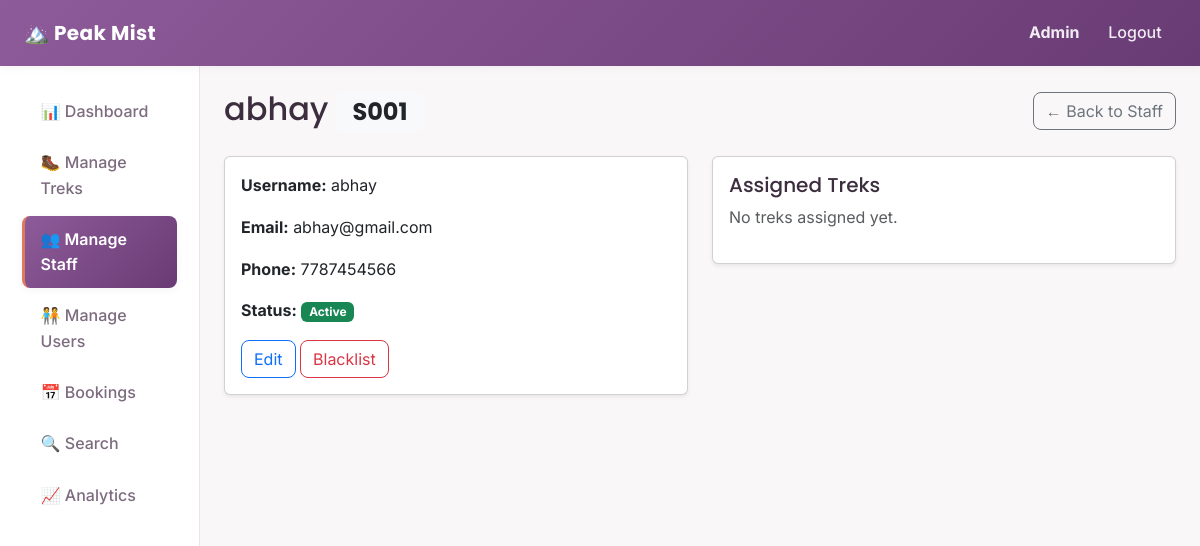
/admin/staff/3 (signed in), run on an earlier commit of the app's database.
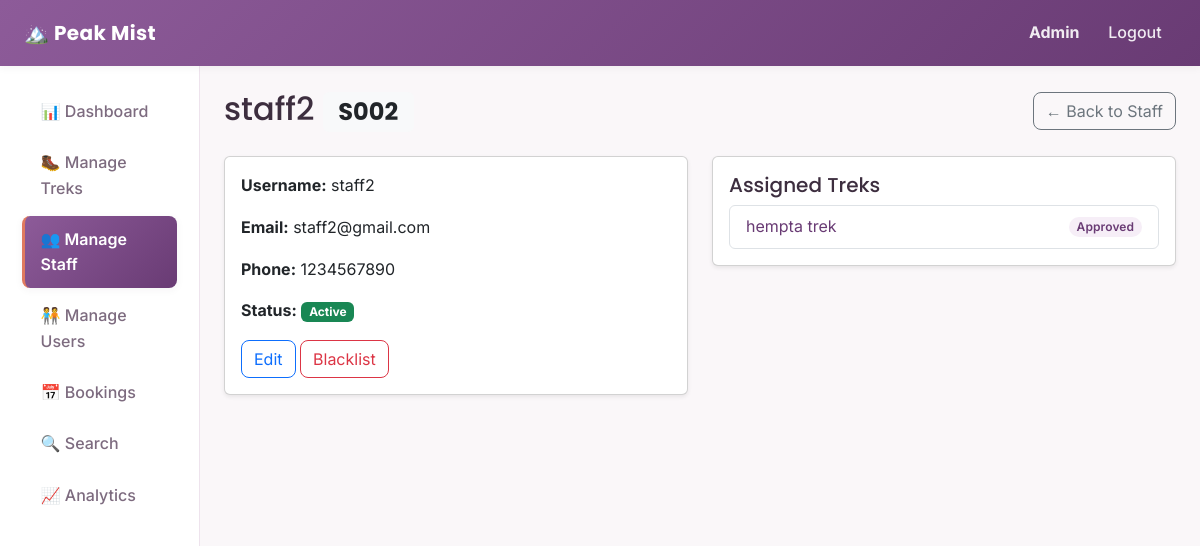
And on a later commit of the database.
### backend/models.py (models this page shows, shortened)
class User(db.Model, UserMixin):
    __tablename__ = "users"
    id = db.Column(db.Integer, primary_key=True)
    username = db.Column(db.String(80), unique=True, nullable=False)
    password_hash = db.Column(db.String(200), nullable=False)
    full_name = db.Column(db.String(120), nullable=False)
    email = db.Column(db.String(120), unique=True, nullable=False)
    phone = db.Column(db.String(20), nullable=True)
    role = db.Column(db.String(20), nullable=False, default="user")
    is_blacklisted = db.Column(db.Boolean, default=False, nullable=False)
    created_at = db.Column(db.DateTime, default=datetime.utcnow)
    staff_profile = db.relationship(
        "StaffProfile",
        backref="user",
        uselist=False,
        cascade="all, delete-orphan"
    )
    bookings = db.relationship(
        "Booking",
        backref="user",
        cascade="all, delete-orphan"
    )

class StaffProfile(db.Model):
    __tablename__ = "staff_profiles"
    id = db.Column(db.Integer, primary_key=True)
    user_id = db.Column(db.Integer, db.ForeignKey("users.id"), nullable=False)
    status = db.Column(db.String(20), default="pending")
    assigned_treks = db.relationship("Trek", backref="staff", lazy=True)
    @property
    def display_id(self):
        return f"S{self.id:03d}"

class Trek(db.Model):
    __tablename__ = "treks"
    id = db.Column(db.Integer, primary_key=True)
    name = db.Column(db.String(120), nullable=False)
    location = db.Column(db.String(120), nullable=False)
    difficulty = db.Column(db.String(20), nullable=False)
    duration_days = db.Column(db.Integer, nullable=False)
    total_slots = db.Column(db.Integer, nullable=False)
    available_slots = db.Column(db.Integer, nullable=False)
    staff_id = db.Column(db.Integer, db.ForeignKey("staff_profiles.id"), nullable=True)
    status = db.Column(db.String(20), nullable=False, default="Pending")
    start_date = db.Column(db.Date, nullable=False)
    end_date = db.Column(db.Date, nullable=False)
    description = db.Column(db.Text, nullable=True)
    safety_info = db.Column(db.Text, nullable=True)
    image_filename = db.Column(db.String(200), nullable=True)
    created_at = db.Column(db.DateTime, default=datetime.utcnow)
    bookings = db.relationship(
        "Booking",
        backref="trek",
        cascade="all, delete-orphan"
    )

### backend/routes.py (the view)
@admin_bp.route("/staff/<int:user_id>")
@login_required
@role_required("admin")
def staff_detail(user_id):
    staff_user = User.query.filter_by(id=user_id, role="staff").first_or_404()
    return render_template("admin/staff_detail.html", staff=staff_user)

### backend/routes.py (called while the page is built)
def role_required(*allowed_roles):
    def decorator(view_function):
        @wraps(view_function)
        def wrapped_view(*args, **kwargs):
            if current_user.role not in allowed_roles:
                abort(403)
            return view_function(*args, **kwargs)
        return wrapped_view
    return decorator

### templates/admin/staff_detail.html (shortened to what this page needs)
{% extends "layout_dashboard.html" %}
{% import "admin/_status_badge.html" as badges %}
{% set active_page = 'staff' %}
{% block content %}
<div class="d-flex justify-content-between align-items-center mb-4">
    <h2 class="mb-0">{{ staff.full_name }} <span class="badge bg-light text-dark">{{ staff.staff_profile.display_id }}</span></h2>
    <a href="{{ url_for('admin.staff_list') }}" class="btn btn-outline-secondary">&larr; Back to Staff</a>
</div>
<div class="row">
    <div class="col-md-6">
        <div class="card shadow-sm mb-4">
            <div class="card-body">
                <p><strong>Username:</strong> {{ staff.username }}</p>
                <p><strong>Email:</strong> {{ staff.email }}</p>
                <p><strong>Phone:</strong> {{ staff.phone or "-" }}</p>
                <p>
                    <strong>Status:</strong>
                    {% if staff.is_blacklisted %}
                        <span class="badge bg-danger">Blacklisted</span>
                    {% else %}
                        <span class="badge bg-success">Active</span>
                    {% endif %}
                </p>
                <a href="{{ url_for('admin.edit_staff', user_id=staff.id) }}" class="btn btn-outline-primary">Edit</a>
                <form method="POST" action="{{ url_for('admin.toggle_blacklist', user_id=staff.id) }}" class="d-inline">
                    {% if staff.is_blacklisted %}
                        <button type="submit" class="btn btn-outline-success">Un-blacklist</button>
                    {% else %}
                        <button type="submit" class="btn btn-outline-danger">Blacklist</button>
                    {% endif %}
                </form>
            </div>
        </div>
    </div>
    <div class="col-md-6">
        <div class="card shadow-sm">
            <div class="card-body">
                <h5>Assigned Treks</h5>
                {% if staff.staff_profile and staff.staff_profile.assigned_treks %}
                    <ul class="list-group">
                        {% for trek in staff.staff_profile.assigned_treks %}
                        <li class="list-group-item d-flex justify-content-between align-items-center">
                            <a href="{{ url_for('admin.trek_details', trek_id=trek.id) }}">{{ trek.name }}</a>
                            {{ badges.status_badge(trek.status) }}
                        </li>
                        {% endfor %}
                    </ul>
                {% else %}
                    <p class="text-muted">No treks assigned yet.</p>
                {% endif %}
            </div>
        </div>
    </div>
</div>
{% endblock %}

### templates/admin/_status_badge.html
{% macro status_badge(status) %}
    <span class="badge badge-{{ status|lower }}">{{ status }}</span>
{% endmacro %}

What changed in the data, as far as the page shows it:
no longer on this page (row edited): StaffProfile: staff_profile.display_id "S001"
changed User: full_name "abhay" → "staff2"; username "abhay" → "staff2"; email "abhay@gmail.com" → "staff2@gmail.com"; phone "7787454566" → "1234567890"
added StaffProfile: staff_profile.display_id "S002"
added Trek: name "hempta trek", status "Approved"
Also different on the page:
text no longer shown: "No treks assigned yet."
